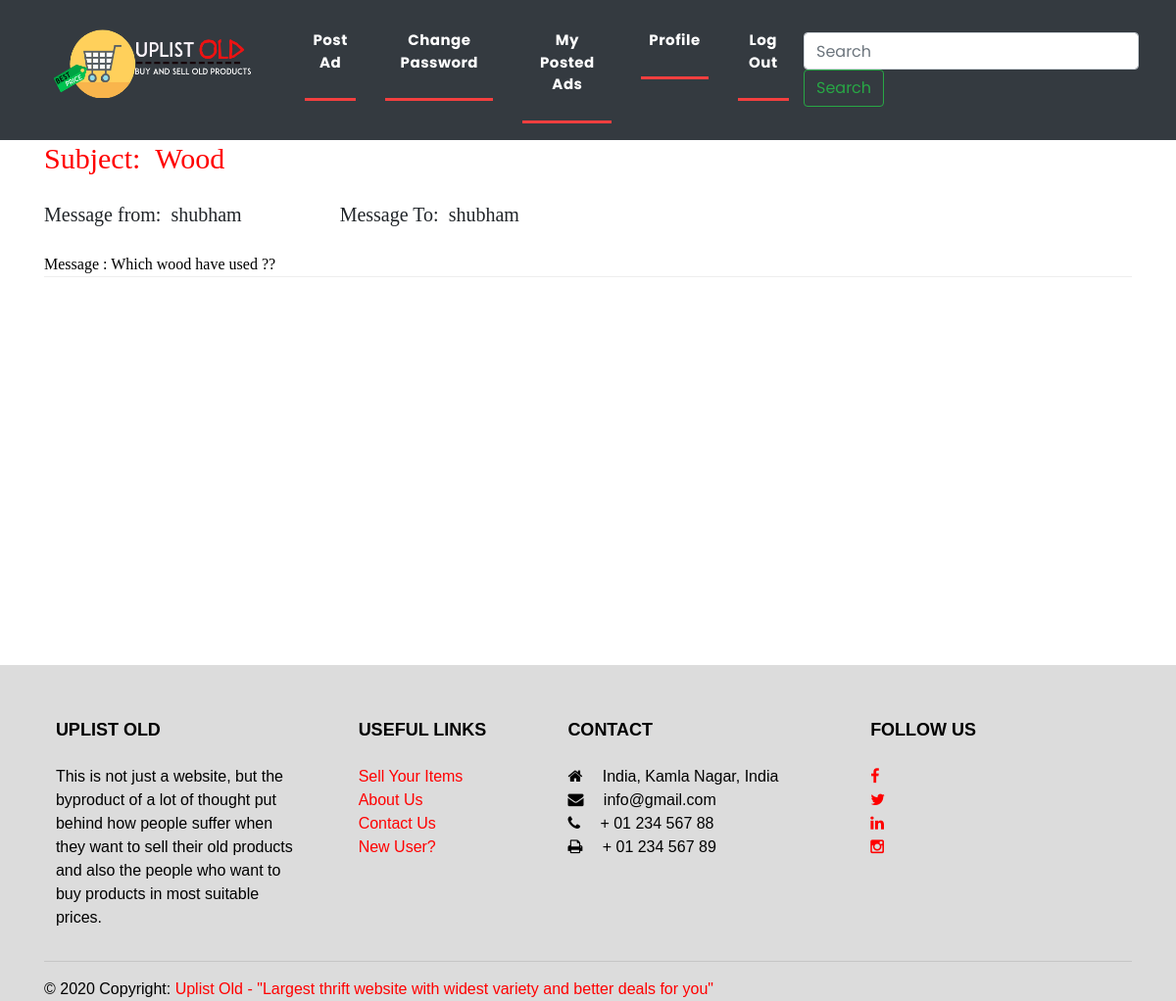
Page /chatbox/42/ (signed in) on the earlier database version.
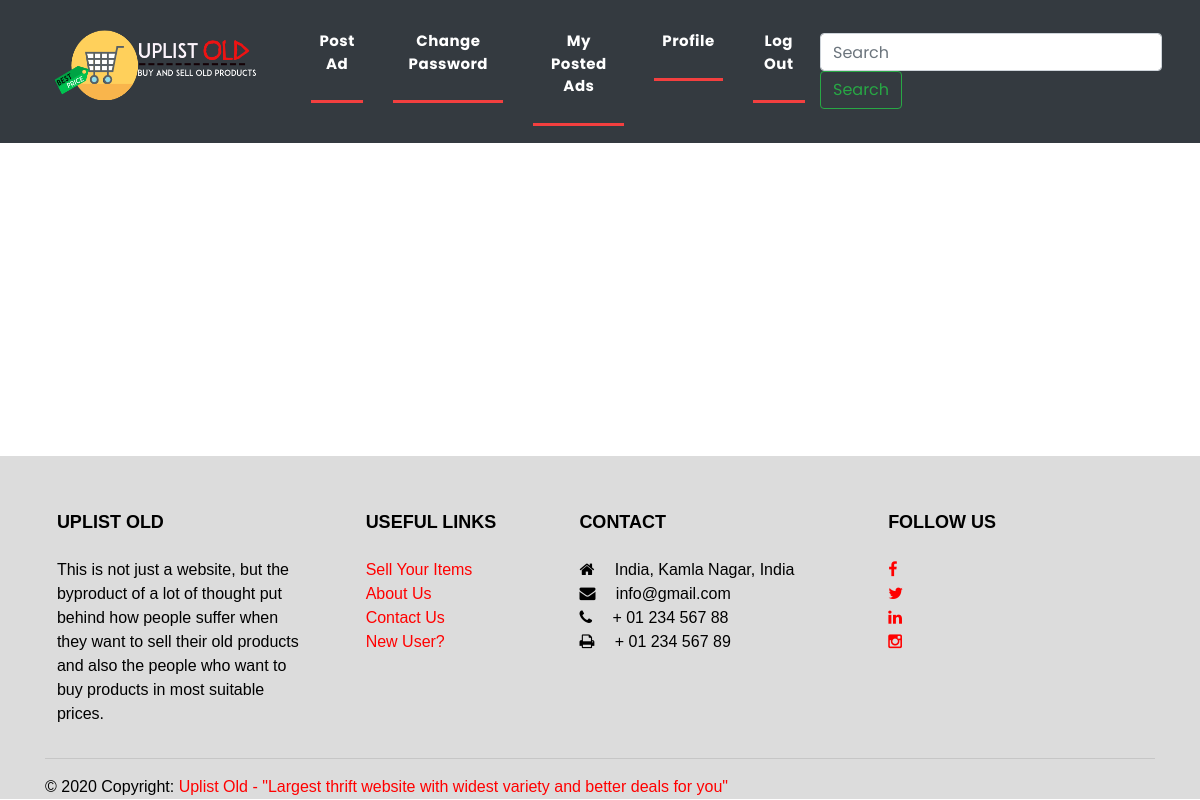
Same page on the later database version.
### first/models.py (models this page shows, shortened)
class message(models.Model):
    msg_regarding=models.CharField(max_length=25,null=True,blank=True)
    msg_content=models.CharField(max_length=150,null=True,blank=True)
    msg_ad=models.ForeignKey(ad,on_delete=models.CASCADE,null=True,blank=True)
    msg_from=models.ForeignKey(User,on_delete=models.CASCADE,null=True,blank=True,related_name="sid")
    msg_to=models.ForeignKey(User,on_delete=models.CASCADE,null=True,blank=True,related_name="rid")

### first/views.py (the view)
# urls.py: path('chatbox/<int:id>/', views.chatbox, name='Chat Box'),
@login_required(login_url='/login/')
def chatbox(request, id=None):
    catdata = cat.objects.all()
    msgdata = message.objects.filter(msg_ad=id)
    return render(request,'chatbox.html',{'msg':msgdata})

### first/templates/chatbox.html (shortened to what this page needs)
{% load static %}
{% include 'header.html'%}
<br><br><br><br><br>
{% for i in msg %}
<li>
   <div class="container">
        <div class="row">
          <div class="col-md-12">
            <div class="section-heading">
               <h4 style="color:red">Subject:&nbsp;&nbsp;{{i.msg_regarding}}</h4><br>
              <a>Message from:&nbsp;&nbsp;{{i.msg_from}}&nbsp;&nbsp;&nbsp;&nbsp;&nbsp;&nbsp;&nbsp;&nbsp;&nbsp;&nbsp;&nbsp;&nbsp;&nbsp;&nbsp;&nbsp;&nbsp;&nbsp;&nbsp;&nbsp;&nbsp;Message To:&nbsp;&nbsp;{{i.msg_to}}</a><br><br>
              <p>Message : {{i.msg_content}}</p>
            </div>
        </div>
      </div>
</li>
{% endfor %}
<br><br><br><br><br><br><br><br><br><br><br><br><br><br>
    {% include 'footer.html'%}
  </body>
</html>

Differences in the rows shown:
no longer on this page (row edited): message: msg_regarding "Wood", msg_from "shubham", msg_to "shubham", msg_content "Which wood have used ??"
